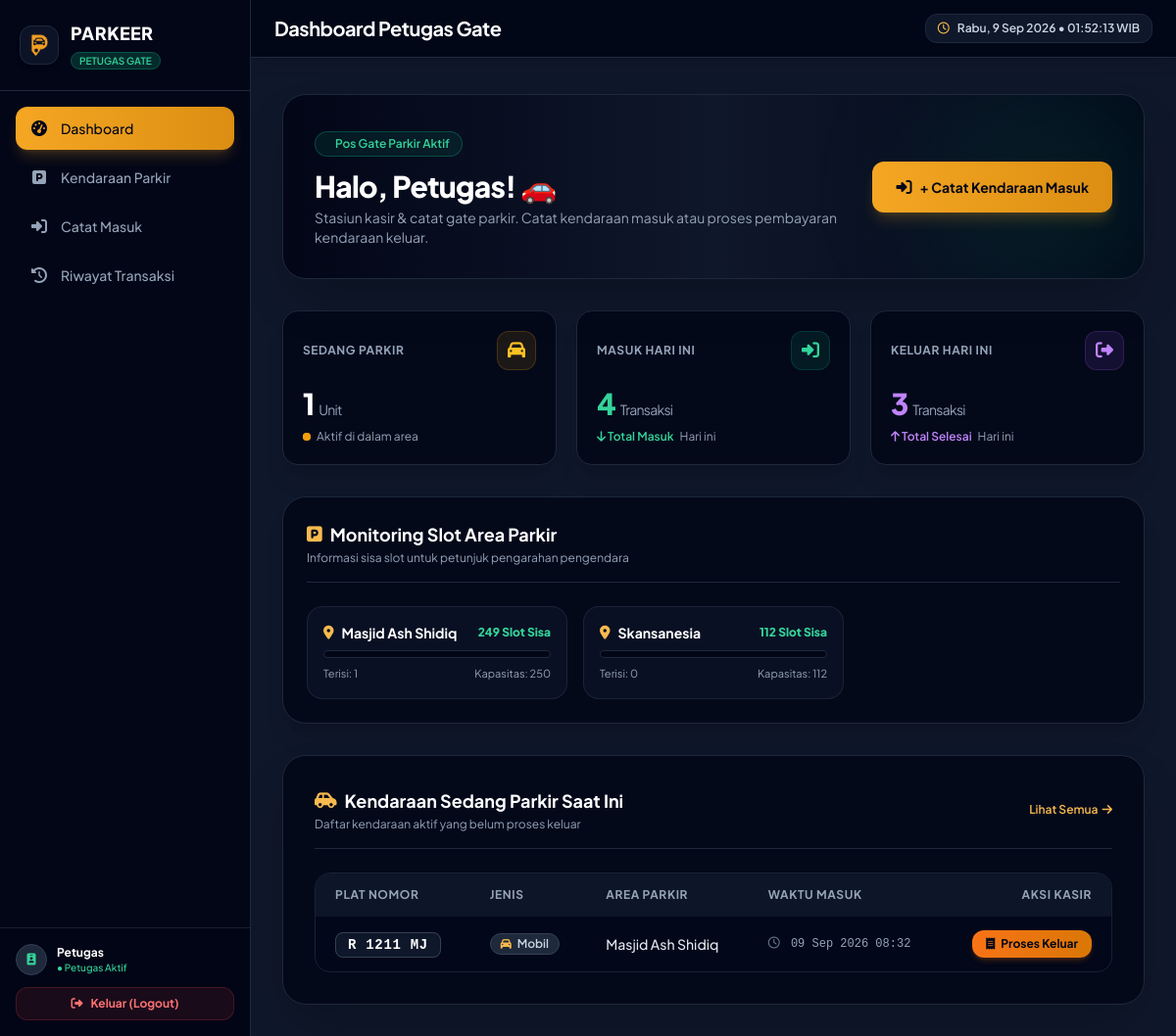
The page /petugas/dashboard.php (signed in) on the database its author committed.
### tables this page shows
CREATE TABLE `tb_area_parkir` (
  `id_area` int NOT NULL,
  `nama_area` varchar(50) NOT NULL,
  `kapasitas` int NOT NULL,
  `terisi` int NOT NULL DEFAULT '0'
);

CREATE TABLE `tb_transaksi` (
  `id_parkir` int NOT NULL,
  `id_kendaraan` int NOT NULL,
  `waktu_masuk` datetime NOT NULL,
  `waktu_keluar` datetime DEFAULT NULL,
  `id_tarif` int NOT NULL,
  `durasi_jam` int DEFAULT NULL,
  `biaya_total` decimal(10,0) DEFAULT NULL,
  `status` enum('masuk','keluar','') NOT NULL DEFAULT 'masuk',
  `id_user` int NOT NULL,
  `id_area` int NOT NULL
);

CREATE TABLE `tb_kendaraan` (
  `id_kendaraan` int NOT NULL,
  `plat_nomor` varchar(15) NOT NULL,
  `jenis_kendaraan` varchar(20) NOT NULL,
  `warna` varchar(20) DEFAULT NULL,
  `pemilik` varchar(100) DEFAULT NULL,
  `id_user` int NOT NULL
);

### functions/transaksi_functions.php (called while the page is built, shortened)
<?php
function getKendaraanSedangParkir(PDO $koneksi, string $keyword = ''): array
{
    $sql = "SELECT t.*, k.plat_nomor, k.jenis_kendaraan, k.pemilik, a.nama_area
            FROM tb_transaksi t
            JOIN tb_kendaraan k ON t.id_kendaraan = k.id_kendaraan
            JOIN tb_area_parkir a ON t.id_area = a.id_area
            WHERE t.status = 'masuk' AND k.plat_nomor LIKE :keyword
            ORDER BY t.waktu_masuk DESC";
    $stmt = $koneksi->prepare($sql);
    $stmt->execute([':keyword' => "%$keyword%"]);
    return $stmt->fetchAll();
}

### petugas/dashboard.php (the view, shortened to what this page needs)
<?php
require_once __DIR__ . '/../includes/header_petugas.php';
require_once __DIR__ . '/../functions/transaksi_functions.php';
$database = new Database();
$koneksi = $database->connect();
$sedangParkir = getKendaraanSedangParkir($koneksi);
$totalSedangParkir = count($sedangParkir);
$today = date('Y-m-d');
$masukHariIni = (int) $koneksi->query("SELECT COUNT(*) FROM tb_transaksi WHERE DATE(waktu_masuk) = '$today'")->fetchColumn();
$keluarHariIni = (int) $koneksi->query("SELECT COUNT(*) FROM tb_transaksi WHERE DATE(waktu_keluar) = '$today' AND status = 'keluar'")->fetchColumn();
$daftarArea = $koneksi->query("SELECT * FROM tb_area_parkir ORDER BY nama_area ASC")->fetchAll();
?>
<div class="relative bg-gradient-to-r from-slate-950 via-slate-900 to-slate-950 border border-slate-800 rounded-3xl p-6 sm:p-8 mb-8 overflow-hidden shadow-2xl">
    <div class="absolute -right-10 -bottom-10 w-64 h-64 bg-emerald-500/10 rounded-full blur-3xl pointer-events-none"></div>
    <div class="relative z-10 flex flex-col md:flex-row md:items-center justify-between gap-6">
        <div>
            <div class="inline-flex items-center gap-2 px-3 py-1 rounded-full bg-emerald-500/10 border border-emerald-500/30 text-emerald-400 text-xs font-semibold mb-3">
                <i class="fa-solid fa-gate text-xs"></i> Pos Gate Parkir Aktif
            </div>
            <h2 class="text-2xl sm:text-3xl font-extrabold text-white tracking-tight">
                Halo, <?= htmlspecialchars($_SESSION['nama_lengkap']) ?>! 🚗
            </h2>
            <p class="text-slate-400 text-sm mt-1 max-w-xl">
                Stasiun kasir &amp; catat gate parkir. Catat kendaraan masuk atau proses pembayaran kendaraan keluar.
            </p>
        </div>
        <div class="flex flex-wrap items-center gap-3 shrink-0">
            <a href="transaksi/masuk.php" class="bg-gradient-to-r from-brand-500 to-brand-600 hover:from-brand-600 hover:to-brand-700 text-slate-950 font-bold px-6 py-3.5 rounded-xl text-sm transition-all duration-200 shadow-lg shadow-brand-500/20 flex items-center gap-2">
                <i class="fa-solid fa-right-to-bracket text-base"></i>
                <span>+ Catat Kendaraan Masuk</span>
            </a>
        </div>
    </div>
</div>
<div class="grid grid-cols-1 sm:grid-cols-3 gap-5 mb-8">
    <div class="bg-slate-950/80 border border-slate-800 rounded-2xl p-5 shadow-xl hover:border-slate-700 transition">
        <div class="flex items-center justify-between mb-4">
            <span class="text-xs font-bold uppercase tracking-wider text-slate-400">Sedang Parkir</span>
            <div class="w-10 h-10 rounded-xl bg-amber-500/10 border border-amber-500/20 flex items-center justify-center text-amber-400">
                <i class="fa-solid fa-car text-lg"></i>
            </div>
        </div>
        <p class="text-3xl font-extrabold text-white tracking-tight"><?= number_format($totalSedangParkir) ?> <span class="text-sm font-normal text-slate-400">Unit</span></p>
        <p class="text-xs text-slate-400 mt-2 flex items-center gap-1.5">
            <span class="relative flex h-2 w-2">
              <span class="relative inline-flex rounded-full h-2 w-2 bg-amber-500"></span>
            </span>
            <span>Aktif di dalam area</span>
        </p>
    </div>
    <div class="bg-slate-950/80 border border-slate-800 rounded-2xl p-5 shadow-xl hover:border-slate-700 transition">
        <div class="flex items-center justify-between mb-4">
            <span class="text-xs font-bold uppercase tracking-wider text-slate-400">Masuk Hari Ini</span>
            <div class="w-10 h-10 rounded-xl bg-emerald-500/10 border border-emerald-500/20 flex items-center justify-center text-emerald-400">
                <i class="fa-solid fa-right-to-bracket text-lg"></i>
            </div>
        </div>
        <p class="text-3xl font-extrabold text-emerald-400 tracking-tight"><?= number_format($masukHariIni) ?> <span class="text-sm font-normal text-slate-400">Transaksi</span></p>
        <p class="text-xs text-slate-400 mt-2 flex items-center gap-1.5">
            <span class="text-emerald-400 font-semibold"><i class="fa-solid fa-arrow-down font-bold"></i> Total Masuk</span> Hari ini
        </p>
    </div>
    <div class="bg-slate-950/80 border border-slate-800 rounded-2xl p-5 shadow-xl hover:border-slate-700 transition">
        <div class="flex items-center justify-between mb-4">
            <span class="text-xs font-bold uppercase tracking-wider text-slate-400">Keluar Hari Ini</span>
            <div class="w-10 h-10 rounded-xl bg-purple-500/10 border border-purple-500/20 flex items-center justify-center text-purple-400">
                <i class="fa-solid fa-right-from-bracket text-lg"></i>
            </div>
        </div>
        <p class="text-3xl font-extrabold text-purple-400 tracking-tight"><?= number_format($keluarHariIni) ?> <span class="text-sm font-normal text-slate-400">Transaksi</span></p>
        <p class="text-xs text-slate-400 mt-2 flex items-center gap-1.5">
            <span class="text-purple-400 font-semibold"><i class="fa-solid fa-arrow-up font-bold"></i> Total Selesai</span> Hari ini
        </p>
    </div>
</div>
<div class="bg-slate-950/80 border border-slate-800 rounded-3xl p-6 shadow-xl mb-8">
    <div class="flex items-center justify-between mb-6 pb-4 border-b border-slate-800">
        <div>
            <h3 class="text-lg font-bold text-white flex items-center gap-2">
                <i class="fa-solid fa-square-parking text-brand-400"></i> Monitoring Slot Area Parkir
            </h3>
            <p class="text-xs text-slate-400 mt-0.5">Informasi sisa slot untuk petunjuk pengarahan pengendara</p>
        </div>
    </div>
    <div class="grid grid-cols-1 sm:grid-cols-2 lg:grid-cols-3 gap-4">
        <?php foreach ($daftarArea as $area):
            $sisa = $area['kapasitas'] - $area['terisi'];
        ?>
            <div class="bg-slate-900/60 border border-slate-800/80 rounded-2xl p-4">
                <div class="flex items-center justify-between mb-2">
                    <h4 class="font-bold text-white text-sm flex items-center gap-2">
                        <i class="fa-solid fa-location-dot text-brand-400"></i> <?= htmlspecialchars($area['nama_area']) ?>
                    </h4>
                    <span class="text-xs font-extrabold <?= $sisa > 0 ? 'text-emerald-400' : 'text-red-400' ?>">
                        <?= $sisa ?> Slot Sisa
                    </span>
                </div>
                <div class="w-full bg-slate-950 h-2 rounded-full overflow-hidden border border-slate-800 mt-2">
                </div>
                <div class="flex justify-between text-[11px] text-slate-400 mt-2">
                    <span>Terisi: <?= $area['terisi'] ?></span>
                    <span>Kapasitas: <?= $area['kapasitas'] ?></span>
                </div>
            </div>
        <?php endforeach; ?>
    </div>
</div>
<div class="bg-slate-950/80 border border-slate-800 rounded-3xl p-6 sm:p-8 shadow-2xl">
    <div class="flex items-center justify-between mb-6 pb-4 border-b border-slate-800">
        <div>
            <h3 class="text-lg font-bold text-white flex items-center gap-2">
                <i class="fa-solid fa-car-side text-brand-400"></i> Kendaraan Sedang Parkir Saat Ini
            </h3>
            <p class="text-xs text-slate-400 mt-0.5">Daftar kendaraan aktif yang belum proses keluar</p>
        </div>
        <a href="transaksi/index.php" class="text-xs text-brand-400 hover:text-brand-300 font-semibold flex items-center gap-1">
            Lihat Semua <i class="fa-solid fa-arrow-right"></i>
        </a>
    </div>
    <div class="overflow-x-auto rounded-2xl border border-slate-800/80">
        <table class="w-full text-sm text-left">
            <thead class="bg-slate-900/90 text-slate-400 text-xs uppercase tracking-wider font-semibold">
                <tr>
                    <th class="px-5 py-3.5">Plat Nomor</th>
                    <th class="px-5 py-3.5">Jenis</th>
                    <th class="px-5 py-3.5">Area Parkir</th>
                    <th class="px-5 py-3.5">Waktu Masuk</th>
                    <th class="px-5 py-3.5 text-right">Aksi Kasir</th>
                </tr>
            </thead>
            <tbody class="divide-y divide-slate-800/60 bg-slate-950/40">
                <?php if (empty($sedangParkir)): ?>
                    <tr><td colspan="5" class="text-center py-8 text-slate-500">Tidak ada kendaraan yang sedang parkir.</td></tr>
                <?php else: foreach (array_slice($sedangParkir, 0, 8) as $t): ?>
                    <tr class="hover:bg-slate-900/50 transition">
                        <td class="px-5 py-3.5">
                            <span class="px-3 py-1 rounded-lg bg-slate-900 border border-slate-700 text-white font-mono font-bold tracking-wider text-sm shadow-inner uppercase">
                                <?= htmlspecialchars($t['plat_nomor']) ?>
                            </span>
                        </td>
                        <td class="px-5 py-3.5 capitalize text-slate-300">
                            <span class="inline-flex items-center gap-1.5 px-2.5 py-0.5 rounded-full text-xs font-semibold bg-slate-800 text-slate-300 border border-slate-700">
                                <i class="fa-solid <?= $t['jenis_kendaraan'] === 'motor' ? 'fa-motorcycle' : 'fa-car' ?> text-brand-400 text-[11px]"></i>
                                <?= htmlspecialchars($t['jenis_kendaraan']) ?>
                            </span>
                        </td>
                        <td class="px-5 py-3.5 text-slate-200 font-medium"><?= htmlspecialchars($t['nama_area']) ?></td>
                        <td class="px-5 py-3.5 text-xs text-slate-400 font-mono">
                            <i class="fa-regular fa-clock text-slate-500 mr-1"></i>
                            <?= date('d M Y H:i', strtotime($t['waktu_masuk'])) ?>
                        </td>
                        <td class="px-5 py-3.5 text-right">
                            <a href="transaksi/keluar.php?id=<?= $t['id_parkir'] ?>"
                               class="bg-gradient-to-r from-orange-500 to-amber-600 hover:from-orange-600 hover:to-amber-700 text-slate-950 font-bold px-3.5 py-1.5 rounded-xl text-xs transition shadow-md shadow-orange-500/20 inline-flex items-center gap-1.5">
                                <i class="fa-solid fa-receipt"></i> Proses Keluar
                            </a>
                        </td>
                    </tr>
                <?php endforeach; endif; ?>
            </tbody>
        </table>
    </div>
</div>
<?php require_once __DIR__ . '/../includes/footer_petugas.php'; ?>

### includes/header_petugas.php (style rules this page uses)
body { font-family: 'Plus Jakarta Sans', sans-serif; }

### rows shown on the page
tb_area_parkir: nama_area "Masjid Ash Shidiq", sisa "249", terisi "1", kapasitas "250"
tb_area_parkir: nama_area "Skansanesia", kapasitas "112", terisi "0"
tb_transaksi: id_kendaraan.plat_nomor "R 1211 MJ", id_kendaraan.jenis_kendaraan "Mobil", id_area.nama_area "Masjid Ash Shidiq", waktu_masuk "09 Sep 2026 08:32"

### other values the page prints
$item['label'] "Dashboard"
$item['label'] "Kendaraan Parkir"
$item['label'] "Catat Masuk"
$item['label'] "Riwayat Transaksi"
$_SESSION['nama_lengkap'] "Petugas"
$judulHalaman "Dashboard Petugas Gate"
$totalSedangParkir "1"
$masukHariIni "4"
$keluarHariIni "3"
